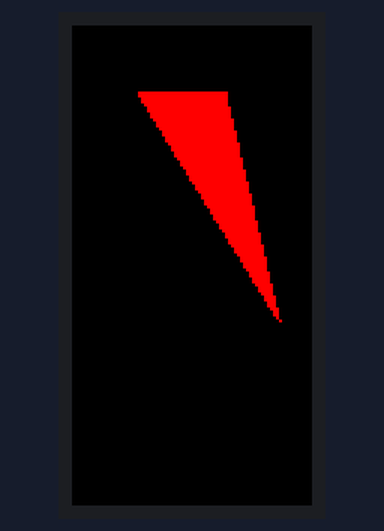
Simulated run of this sketch. Board: ESP32. Shown: 80×160 colour display.

Above: at 0.2 s.

The sketch:

lcd_m5stickc_8.ino
```cpp
#include <M5StickC.h>

void setup() {
  M5.begin();
  M5.Lcd.fillTriangle(22, 22, 69, 98, 51, 22, RED);
}
void loop() {}
```
